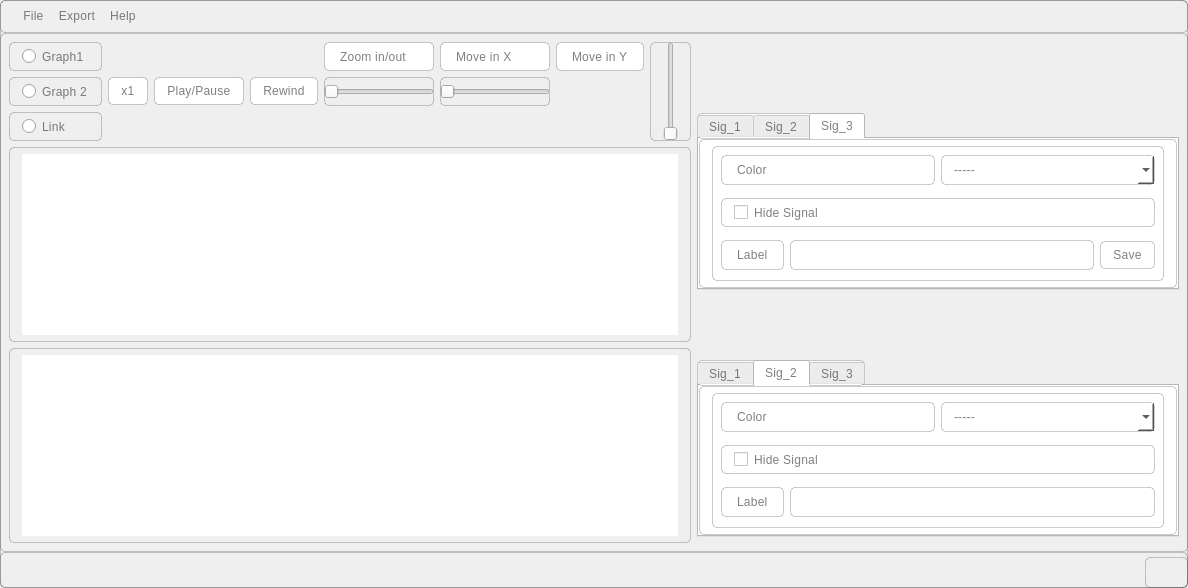
<?xml version="1.0" encoding="UTF-8"?>
<ui version="4.0">
 <class>MainWindow</class>
 <widget class="QMainWindow" name="MainWindow">
  <property name="geometry">
   <rect>
    <x>0</x>
    <y>0</y>
    <width>1188</width>
    <height>588</height>
   </rect>
  </property>
  <property name="windowTitle">
   <string>Signal Viewer</string>
  </property>
  <property name="styleSheet">
   <string notr="true">color: #000;
padding: 6px 12px;
border: 1px solid rgba(0, 0, 0, 0.20);
border-radius: 5px;

/* Body 2 */

font-family: 'Roboto';
font-style: normal;
font-weight: 400;
font-size: 12px;
line-height: 20px;
/* identical to box height, or 143% */

letter-spacing: 0.25px;

/* 00. On Surface / High Emphasis */

color: rgba(0, 0, 0, 0.50);</string>
  </property>
  <widget class="QWidget" name="centralwidget">
   <layout class="QGridLayout" name="gridLayout_3">
    <item row="0" column="0">
     <layout class="QGridLayout" name="gridLayout_2">
      <item row="1" column="1">
       <widget class="QTabWidget" name="tab_widget_g1">
        <property name="styleSheet">
         <string notr="true">background-color: rgb(255, 255, 255);</string>
        </property>
        <property name="currentIndex">
         <number>2</number>
        </property>
        <widget class="QWidget" name="tab">
         <attribute name="title">
          <string>Sig_1</string>
         </attribute>
         <layout class="QVBoxLayout" name="verticalLayout_2">
          <item>
           <layout class="QHBoxLayout" name="horizontalLayout_2">
            <item>
             <widget class="QLabel" name="label">
              <property name="text">
               <string>Color</string>
              </property>
             </widget>
            </item>
            <item>
             <widget class="QComboBox" name="comboBox">
              <item>
               <property name="text">
                <string>-----</string>
               </property>
              </item>
              <item>
               <property name="text">
                <string>a7mr</string>
               </property>
              </item>
              <item>
               <property name="text">
                <string>a5dr</string>
               </property>
              </item>
              <item>
               <property name="text">
                <string>azra2</string>
               </property>
              </item>
              <item>
               <property name="text">
                <string>zengy</string>
               </property>
              </item>
              <item>
               <property name="text">
                <string>orange</string>
               </property>
              </item>
              <item>
               <property name="text">
                <string>bida</string>
               </property>
              </item>
             </widget>
            </item>
           </layout>
          </item>
          <item>
           <spacer name="verticalSpacer_4">
            <property name="orientation">
             <enum>Qt::Vertical</enum>
            </property>
            <property name="sizeType">
             <enum>QSizePolicy::Fixed</enum>
            </property>
            <property name="sizeHint" stdset="0">
             <size>
              <width>20</width>
              <height>7</height>
             </size>
            </property>
           </spacer>
          </item>
          <item>
           <widget class="QCheckBox" name="checkBox">
            <property name="text">
             <string>Hide Signal</string>
            </property>
           </widget>
          </item>
          <item>
           <spacer name="verticalSpacer_5">
            <property name="orientation">
             <enum>Qt::Vertical</enum>
            </property>
            <property name="sizeType">
             <enum>QSizePolicy::Fixed</enum>
            </property>
            <property name="sizeHint" stdset="0">
             <size>
              <width>20</width>
              <height>7</height>
             </size>
            </property>
           </spacer>
          </item>
          <item>
           <layout class="QHBoxLayout" name="horizontalLayout_3">
            <item>
             <widget class="QLabel" name="label_2">
              <property name="text">
               <string>Label</string>
              </property>
             </widget>
            </item>
            <item>
             <widget class="QLineEdit" name="lineEdit"/>
            </item>
           </layout>
          </item>
         </layout>
        </widget>
        <widget class="QWidget" name="tab_3">
         <attribute name="title">
          <string>Sig_2</string>
         </attribute>
         <layout class="QVBoxLayout" name="verticalLayout_5">
          <item>
           <layout class="QHBoxLayout" name="horizontalLayout_4">
            <item>
             <widget class="QLabel" name="label_3">
              <property name="text">
               <string>Color</string>
              </property>
             </widget>
            </item>
            <item>
             <widget class="QComboBox" name="comboBox_2">
              <item>
               <property name="text">
                <string>-----</string>
               </property>
              </item>
              <item>
               <property name="text">
                <string>a7mr</string>
               </property>
              </item>
              <item>
               <property name="text">
                <string>a5dr</string>
               </property>
              </item>
              <item>
               <property name="text">
                <string>azra2</string>
               </property>
              </item>
              <item>
               <property name="text">
                <string>zengy</string>
               </property>
              </item>
              <item>
               <property name="text">
                <string>orange</string>
               </property>
              </item>
              <item>
               <property name="text">
                <string>bida</string>
               </property>
              </item>
             </widget>
            </item>
           </layout>
          </item>
          <item>
           <spacer name="verticalSpacer_8">
            <property name="orientation">
             <enum>Qt::Vertical</enum>
            </property>
            <property name="sizeType">
             <enum>QSizePolicy::Fixed</enum>
            </property>
            <property name="sizeHint" stdset="0">
             <size>
              <width>20</width>
              <height>7</height>
             </size>
            </property>
           </spacer>
          </item>
          <item>
           <widget class="QCheckBox" name="checkBox_2">
            <property name="text">
             <string>Hide Signal</string>
            </property>
           </widget>
          </item>
          <item>
           <spacer name="verticalSpacer_9">
            <property name="orientation">
             <enum>Qt::Vertical</enum>
            </property>
            <property name="sizeType">
             <enum>QSizePolicy::Fixed</enum>
            </property>
            <property name="sizeHint" stdset="0">
             <size>
              <width>20</width>
              <height>7</height>
             </size>
            </property>
           </spacer>
          </item>
          <item>
           <layout class="QHBoxLayout" name="horizontalLayout_5">
            <item>
             <widget class="QLabel" name="label_4">
              <property name="text">
               <string>Label</string>
              </property>
             </widget>
            </item>
            <item>
             <widget class="QLineEdit" name="lineEdit_2"/>
            </item>
           </layout>
          </item>
         </layout>
        </widget>
        <widget class="QWidget" name="tab_2">
         <attribute name="title">
          <string>Sig_3</string>
         </attribute>
         <layout class="QVBoxLayout" name="verticalLayout_6">
          <item>
           <layout class="QHBoxLayout" name="horizontalLayout_6">
            <item>
             <widget class="QLabel" name="label_5">
              <property name="text">
               <string>Color</string>
              </property>
             </widget>
            </item>
            <item>
             <widget class="QComboBox" name="color_g1_combo_btn">
              <item>
               <property name="text">
                <string>-----</string>
               </property>
              </item>
              <item>
               <property name="text">
                <string>a7mr</string>
               </property>
              </item>
              <item>
               <property name="text">
                <string>a5dr</string>
               </property>
              </item>
              <item>
               <property name="text">
                <string>azra2</string>
               </property>
              </item>
              <item>
               <property name="text">
                <string>zengy</string>
               </property>
              </item>
              <item>
               <property name="text">
                <string>orange</string>
               </property>
              </item>
              <item>
               <property name="text">
                <string>bida</string>
               </property>
              </item>
             </widget>
            </item>
           </layout>
          </item>
          <item>
           <spacer name="verticalSpacer_12">
            <property name="orientation">
             <enum>Qt::Vertical</enum>
            </property>
            <property name="sizeType">
             <enum>QSizePolicy::Fixed</enum>
            </property>
            <property name="sizeHint" stdset="0">
             <size>
              <width>20</width>
              <height>7</height>
             </size>
            </property>
           </spacer>
          </item>
          <item>
           <widget class="QCheckBox" name="hide_g1_check_btn">
            <property name="text">
             <string>Hide Signal</string>
            </property>
           </widget>
          </item>
          <item>
           <spacer name="verticalSpacer_13">
            <property name="orientation">
             <enum>Qt::Vertical</enum>
            </property>
            <property name="sizeType">
             <enum>QSizePolicy::Fixed</enum>
            </property>
            <property name="sizeHint" stdset="0">
             <size>
              <width>20</width>
              <height>7</height>
             </size>
            </property>
           </spacer>
          </item>
          <item>
           <layout class="QHBoxLayout" name="horizontalLayout_7">
            <item>
             <widget class="QLabel" name="label_6">
              <property name="text">
               <string>Label</string>
              </property>
             </widget>
            </item>
            <item>
             <widget class="QLineEdit" name="line_edit_g1"/>
            </item>
            <item>
             <widget class="QPushButton" name="save_lbl_g1_btn">
              <property name="text">
               <string>Save</string>
              </property>
             </widget>
            </item>
           </layout>
          </item>
         </layout>
        </widget>
       </widget>
      </item>
      <item row="0" column="0" rowspan="5">
       <layout class="QVBoxLayout" name="verticalLayout_12">
        <item>
         <layout class="QGridLayout" name="gridLayout">
          <item row="0" column="7">
           <widget class="QLabel" name="label_8">
            <property name="styleSheet">
             <string notr="true">background-color: white;</string>
            </property>
            <property name="text">
             <string>Move in Y</string>
            </property>
           </widget>
          </item>
          <item row="0" column="6">
           <widget class="QLabel" name="label_9">
            <property name="styleSheet">
             <string notr="true">background-color: white;</string>
            </property>
            <property name="text">
             <string>Move in X</string>
            </property>
           </widget>
          </item>
          <item row="0" column="5">
           <widget class="QLabel" name="label_7">
            <property name="styleSheet">
             <string notr="true">background-color: white;</string>
            </property>
            <property name="text">
             <string>Zoom in/out</string>
            </property>
           </widget>
          </item>
          <item row="1" column="5">
           <widget class="QSlider" name="zoom_slider">
            <property name="orientation">
             <enum>Qt::Horizontal</enum>
            </property>
           </widget>
          </item>
          <item row="0" column="0" rowspan="3">
           <layout class="QVBoxLayout" name="verticalLayout_8">
            <item>
             <widget class="QRadioButton" name="graph1_radio_btn">
              <property name="text">
               <string>Graph1</string>
              </property>
             </widget>
            </item>
            <item>
             <widget class="QRadioButton" name="graph2_radio_btn">
              <property name="text">
               <string>Graph 2</string>
              </property>
             </widget>
            </item>
            <item>
             <widget class="QRadioButton" name="link_radio_btn">
              <property name="text">
               <string>Link</string>
              </property>
             </widget>
            </item>
           </layout>
          </item>
          <item row="1" column="4">
           <widget class="QPushButton" name="rewind_push_btn">
            <property name="styleSheet">
             <string notr="true">background-color: white;</string>
            </property>
            <property name="text">
             <string>Rewind</string>
            </property>
           </widget>
          </item>
          <item row="0" column="8" rowspan="3">
           <widget class="QSlider" name="move_y_slider">
            <property name="styleSheet">
             <string notr="true"/>
            </property>
            <property name="orientation">
             <enum>Qt::Vertical</enum>
            </property>
           </widget>
          </item>
          <item row="1" column="3">
           <widget class="QPushButton" name="play_push_btn">
            <property name="styleSheet">
             <string notr="true">background-color: white;</string>
            </property>
            <property name="text">
             <string>Play/Pause</string>
            </property>
           </widget>
          </item>
          <item row="1" column="6">
           <widget class="QSlider" name="move_x_slider">
            <property name="orientation">
             <enum>Qt::Horizontal</enum>
            </property>
           </widget>
          </item>
          <item row="1" column="2">
           <widget class="QPushButton" name="speed_push_btn">
            <property name="styleSheet">
             <string notr="true">background-color: white;</string>
            </property>
            <property name="text">
             <string>x1</string>
            </property>
           </widget>
          </item>
         </layout>
        </item>
        <item>
         <layout class="QVBoxLayout" name="verticalLayout">
          <item>
           <widget class="PlotWidget" name="graphicsView">
            <property name="styleSheet">
             <string notr="true">color: #000;
padding: 6px 12px;
border: 1px solid rgba(0, 0, 0, 0.20);
border-radius: 5px;

/* Body 2 */

font-family: 'Roboto';
font-style: normal;
font-weight: 400;
font-size: 12px;
line-height: 20px;
/* identical to box height, or 143% */

letter-spacing: 0.25px;

/* 00. On Surface / High Emphasis */

color: rgba(0, 0, 0, 0.50);</string>
            </property>
           </widget>
          </item>
          <item>
           <widget class="PlotWidget" name="graphicsView_2"/>
          </item>
         </layout>
        </item>
       </layout>
      </item>
      <item row="3" column="1">
       <widget class="QTabWidget" name="tab_widget_g2">
        <property name="styleSheet">
         <string notr="true">background-color: rgb(255, 255, 255);</string>
        </property>
        <property name="currentIndex">
         <number>1</number>
        </property>
        <widget class="QWidget" name="tab_4">
         <attribute name="title">
          <string>Sig_1</string>
         </attribute>
         <layout class="QVBoxLayout" name="verticalLayout_7">
          <item>
           <layout class="QHBoxLayout" name="horizontalLayout_8">
            <item>
             <widget class="QLabel" name="label_10">
              <property name="text">
               <string>Color</string>
              </property>
             </widget>
            </item>
            <item>
             <widget class="QComboBox" name="comboBox_4">
              <item>
               <property name="text">
                <string>-----</string>
               </property>
              </item>
              <item>
               <property name="text">
                <string>a7mr</string>
               </property>
              </item>
              <item>
               <property name="text">
                <string>a5dr</string>
               </property>
              </item>
              <item>
               <property name="text">
                <string>azra2</string>
               </property>
              </item>
              <item>
               <property name="text">
                <string>zengy</string>
               </property>
              </item>
              <item>
               <property name="text">
                <string>orange</string>
               </property>
              </item>
              <item>
               <property name="text">
                <string>bida</string>
               </property>
              </item>
             </widget>
            </item>
           </layout>
          </item>
          <item>
           <spacer name="verticalSpacer_6">
            <property name="orientation">
             <enum>Qt::Vertical</enum>
            </property>
            <property name="sizeType">
             <enum>QSizePolicy::Fixed</enum>
            </property>
            <property name="sizeHint" stdset="0">
             <size>
              <width>20</width>
              <height>7</height>
             </size>
            </property>
           </spacer>
          </item>
          <item>
           <widget class="QCheckBox" name="checkBox_4">
            <property name="text">
             <string>Hide Signal</string>
            </property>
           </widget>
          </item>
          <item>
           <spacer name="verticalSpacer_7">
            <property name="orientation">
             <enum>Qt::Vertical</enum>
            </property>
            <property name="sizeType">
             <enum>QSizePolicy::Fixed</enum>
            </property>
            <property name="sizeHint" stdset="0">
             <size>
              <width>20</width>
              <height>7</height>
             </size>
            </property>
           </spacer>
          </item>
          <item>
           <layout class="QHBoxLayout" name="horizontalLayout_9">
            <item>
             <widget class="QLabel" name="label_11">
              <property name="text">
               <string>Label</string>
              </property>
             </widget>
            </item>
            <item>
             <widget class="QLineEdit" name="lineEdit_4"/>
            </item>
           </layout>
          </item>
         </layout>
        </widget>
        <widget class="QWidget" name="tab_5">
         <attribute name="title">
          <string>Sig_2</string>
         </attribute>
         <layout class="QVBoxLayout" name="verticalLayout_9">
          <item>
           <layout class="QHBoxLayout" name="horizontalLayout_10">
            <item>
             <widget class="QLabel" name="label_12">
              <property name="text">
               <string>Color</string>
              </property>
             </widget>
            </item>
            <item>
             <widget class="QComboBox" name="comboBox_5">
              <item>
               <property name="text">
                <string>-----</string>
               </property>
              </item>
              <item>
               <property name="text">
                <string>a7mr</string>
               </property>
              </item>
              <item>
               <property name="text">
                <string>a5dr</string>
               </property>
              </item>
              <item>
               <property name="text">
                <string>azra2</string>
               </property>
              </item>
              <item>
               <property name="text">
                <string>zengy</string>
               </property>
              </item>
              <item>
               <property name="text">
                <string>orange</string>
               </property>
              </item>
              <item>
               <property name="text">
                <string>bida</string>
               </property>
              </item>
             </widget>
            </item>
           </layout>
          </item>
          <item>
           <spacer name="verticalSpacer_10">
            <property name="orientation">
             <enum>Qt::Vertical</enum>
            </property>
            <property name="sizeType">
             <enum>QSizePolicy::Fixed</enum>
            </property>
            <property name="sizeHint" stdset="0">
             <size>
              <width>20</width>
              <height>7</height>
             </size>
            </property>
           </spacer>
          </item>
          <item>
           <widget class="QCheckBox" name="checkBox_5">
            <property name="text">
             <string>Hide Signal</string>
            </property>
           </widget>
          </item>
          <item>
           <spacer name="verticalSpacer_11">
            <property name="orientation">
             <enum>Qt::Vertical</enum>
            </property>
            <property name="sizeType">
             <enum>QSizePolicy::Fixed</enum>
            </property>
            <property name="sizeHint" stdset="0">
             <size>
              <width>20</width>
              <height>7</height>
             </size>
            </property>
           </spacer>
          </item>
          <item>
           <layout class="QHBoxLayout" name="horizontalLayout_11">
            <item>
             <widget class="QLabel" name="label_13">
              <property name="text">
               <string>Label</string>
              </property>
             </widget>
            </item>
            <item>
             <widget class="QLineEdit" name="lineEdit_5"/>
            </item>
           </layout>
          </item>
         </layout>
        </widget>
        <widget class="QWidget" name="tab_6">
         <attribute name="title">
          <string>Sig_3</string>
         </attribute>
         <layout class="QVBoxLayout" name="verticalLayout_10">
          <item>
           <layout class="QHBoxLayout" name="horizontalLayout_12">
            <item>
             <widget class="QLabel" name="label_14">
              <property name="text">
               <string>Color</string>
              </property>
             </widget>
            </item>
            <item>
             <widget class="QComboBox" name="comboBox_6">
              <item>
               <property name="text">
                <string>-----</string>
               </property>
              </item>
              <item>
               <property name="text">
                <string>a7mr</string>
               </property>
              </item>
              <item>
               <property name="text">
                <string>a5dr</string>
               </property>
              </item>
              <item>
               <property name="text">
                <string>azra2</string>
               </property>
              </item>
              <item>
               <property name="text">
                <string>zengy</string>
               </property>
              </item>
              <item>
               <property name="text">
                <string>orange</string>
               </property>
              </item>
              <item>
               <property name="text">
                <string>bida</string>
               </property>
              </item>
             </widget>
            </item>
           </layout>
          </item>
          <item>
           <spacer name="verticalSpacer_14">
            <property name="orientation">
             <enum>Qt::Vertical</enum>
            </property>
            <property name="sizeType">
             <enum>QSizePolicy::Fixed</enum>
            </property>
            <property name="sizeHint" stdset="0">
             <size>
              <width>20</width>
              <height>7</height>
             </size>
            </property>
           </spacer>
          </item>
          <item>
           <widget class="QCheckBox" name="hide_g2_check_btn">
            <property name="text">
             <string>Hide Signal</string>
            </property>
           </widget>
          </item>
          <item>
           <spacer name="verticalSpacer_15">
            <property name="orientation">
             <enum>Qt::Vertical</enum>
            </property>
            <property name="sizeType">
             <enum>QSizePolicy::Fixed</enum>
            </property>
            <property name="sizeHint" stdset="0">
             <size>
              <width>20</width>
              <height>7</height>
             </size>
            </property>
           </spacer>
          </item>
          <item>
           <layout class="QHBoxLayout" name="horizontalLayout_13">
            <item>
             <widget class="QLabel" name="label_15">
              <property name="text">
               <string>Label</string>
              </property>
             </widget>
            </item>
            <item>
             <widget class="QLineEdit" name="lineEdit_6"/>
            </item>
           </layout>
          </item>
         </layout>
        </widget>
       </widget>
      </item>
      <item row="0" column="1">
       <spacer name="verticalSpacer">
        <property name="orientation">
         <enum>Qt::Vertical</enum>
        </property>
        <property name="sizeType">
         <enum>QSizePolicy::Expanding</enum>
        </property>
        <property name="sizeHint" stdset="0">
         <size>
          <width>20</width>
          <height>40</height>
         </size>
        </property>
       </spacer>
      </item>
      <item row="2" column="1">
       <spacer name="verticalSpacer_2">
        <property name="orientation">
         <enum>Qt::Vertical</enum>
        </property>
        <property name="sizeType">
         <enum>QSizePolicy::Expanding</enum>
        </property>
        <property name="sizeHint" stdset="0">
         <size>
          <width>20</width>
          <height>40</height>
         </size>
        </property>
       </spacer>
      </item>
     </layout>
    </item>
   </layout>
  </widget>
  <widget class="QMenuBar" name="menubar">
   <property name="geometry">
    <rect>
     <x>0</x>
     <y>0</y>
     <width>1188</width>
     <height>34</height>
    </rect>
   </property>
   <widget class="QMenu" name="menufile">
    <property name="title">
     <string>File</string>
    </property>
    <addaction name="open_menu_btn"/>
   </widget>
   <widget class="QMenu" name="menuExport">
    <property name="title">
     <string>Export</string>
    </property>
   </widget>
   <widget class="QMenu" name="menuHelp">
    <property name="title">
     <string>Help</string>
    </property>
   </widget>
   <addaction name="menufile"/>
   <addaction name="menuExport"/>
   <addaction name="menuHelp"/>
  </widget>
  <widget class="QStatusBar" name="statusbar"/>
  <action name="open_menu_btn">
   <property name="text">
    <string>Open</string>
   </property>
  </action>
 </widget>
 <customwidgets>
  <customwidget>
   <class>PlotWidget</class>
   <extends>QGraphicsView</extends>
   <header>pyqtgraph</header>
  </customwidget>
 </customwidgets>
 <resources/>
 <connections/>
</ui>
